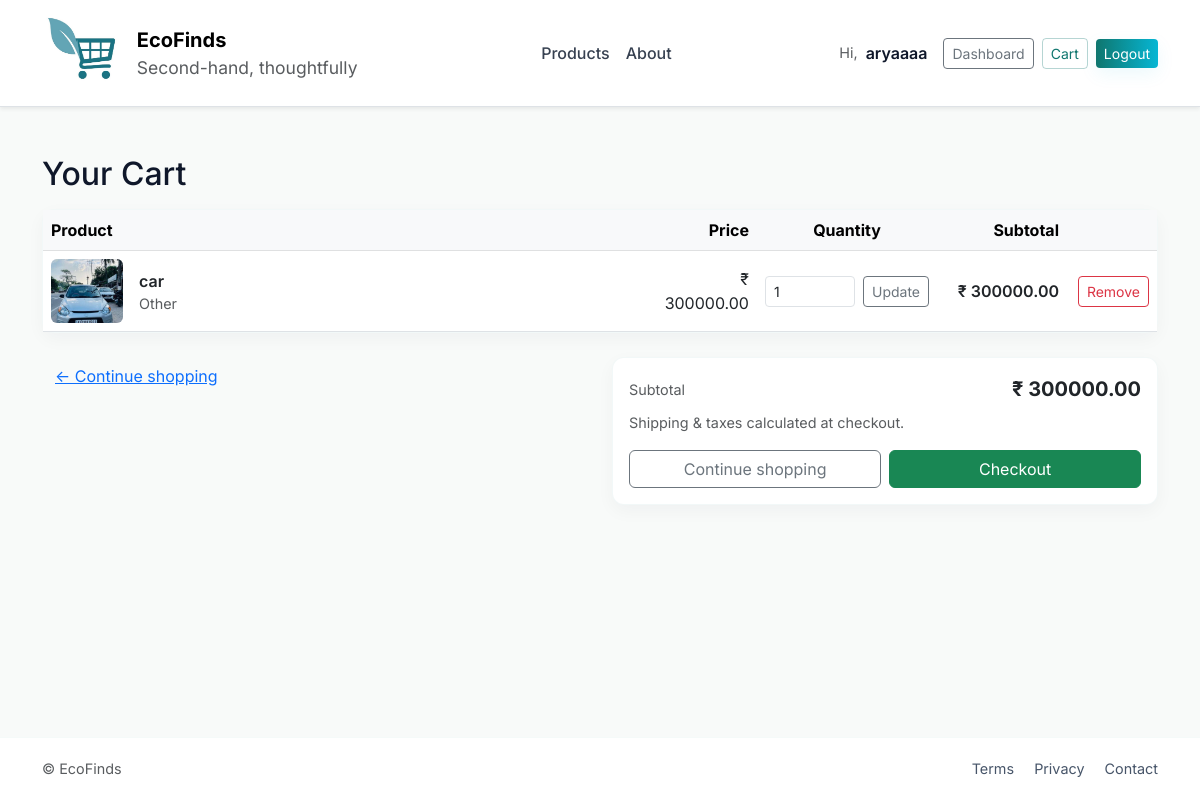
The app's page /cart/ (signed in) with its own data.
### market/models.py (models this page shows, shortened)
class UserAccount(models.Model):
    username = models.CharField(max_length=150, unique=True)
    email = models.EmailField(unique=True)
    password = models.CharField(max_length=255)  # store hashed password ideally
    created_at = models.DateTimeField(auto_now_add=True)
    avatar = models.ImageField(upload_to='avatars/', null=True, blank=True)

class Product(models.Model):
    owner = models.ForeignKey("market.UserAccount", on_delete=models.CASCADE, related_name="products")
    title = models.CharField(max_length=250, db_index=True)
    slug = models.SlugField(max_length=280, unique=True, blank=True)
    description = models.TextField(blank=True)
    category = models.CharField(max_length=50, choices=CATEGORIES, default="other")
    price = models.DecimalField(max_digits=10, decimal_places=2)
    quantity = models.PositiveIntegerField(default=1)
    condition = models.CharField(max_length=30, choices=CONDITIONS, default="used_good")
    year_of_manufacture = models.PositiveIntegerField(null=True, blank=True)
    brand = models.CharField(max_length=150, blank=True)
    model = models.CharField(max_length=150, blank=True)
    length_cm = models.DecimalField(max_digits=7, decimal_places=2, null=True, blank=True)
    width_cm  = models.DecimalField(max_digits=7, decimal_places=2, null=True, blank=True)
    height_cm = models.DecimalField(max_digits=7, decimal_places=2, null=True, blank=True)
    weight_kg = models.DecimalField(max_digits=7, decimal_places=3, null=True, blank=True)
    material = models.CharField(max_length=100, blank=True)
    color = models.CharField(max_length=80, blank=True)
    original_packaging = models.BooleanField(default=False)
    manual_included = models.BooleanField(default=False)
    working_condition_description = models.TextField(blank=True)
    is_available = models.BooleanField(default=True)
    created_at = models.DateTimeField(auto_now_add=True)
    updated_at = models.DateTimeField(auto_now=True)
    class Meta:
        ordering = ["-created_at"]
    @property
    def primary_image_url(self):
        first = self.images.first()
        if first and first.image:
            return first.image.url
        return "/static/img/placeholder.png"

class ProductImage(models.Model):
    product = models.ForeignKey(Product, on_delete=models.CASCADE, related_name="images")
    image = models.ImageField(upload_to="products/%Y/%m/%d/")
    alt = models.CharField(max_length=255, blank=True)
    created_at = models.DateTimeField(auto_now_add=True)
    class Meta:
        ordering = ["created_at"]

### market/utils.py (the view)
    def wrapper(request, *args, **kwargs):
        if "user_id" not in request.session:
            return redirect("market:login")
        return view_func(request, *args, **kwargs)

### market/models.py (called while the page is built)
    @property
    def subtotal(self):
        try:
            return self.product.price * self.qty
        except Exception:
            return 0

### market/utils.py (called while the page is built)
def login_required_custom(view_func):
    def wrapper(request, *args, **kwargs):
        if "user_id" not in request.session:
            return redirect("market:login")
        return view_func(request, *args, **kwargs)
    return wrapper

### market/views.py (called while the page is built)
def _get_logged_user(request):
    user_id = request.session.get("user_id")
    if not user_id:
        return None
    try:
        return UserAccount.objects.get(id=user_id)
    except UserAccount.DoesNotExist:
        return None

@login_required_custom
def cart_view(request):
    user = _get_logged_user(request)
    if not user:
        return redirect("market:login")
    items = CartItem.objects.filter(user=user).select_related("product")
    cart_items = []
    total = 0
    for it in items:
        subtotal = it.subtotal
        cart_items.append({
            "id": it.id,
            "product": it.product,
            "qty": it.qty,
            "subtotal": subtotal,
        })
        total += subtotal
    context = {
        "cart_items": cart_items,
        "cart_total": total,
    }
    return render(request, "market/cart.html", context)

### templates/market/cart.html (shortened to what this page needs)
{% extends "base.html" %}
{% block content %}
<div class="row">
  <div class="col-12">
    <h2 class="mb-3">Your Cart</h2>
  </div>
</div>
{% if cart_items %}
  <div class="card mb-4">
    <div class="table-responsive">
      <table class="table align-middle mb-0">
        <thead class="table-light">
          <tr>
            <th>Product</th>
            <th class="text-end" style="width:110px;">Price</th>
            <th class="text-center" style="width:140px;">Quantity</th>
            <th class="text-end" style="width:130px;">Subtotal</th>
            <th style="width:90px;"></th>
          </tr>
        </thead>
        <tbody>
          {% for item in cart_items %}
          <tr>
            <td>
              <div class="d-flex align-items-center">
                <a href="{% url 'market:product_detail' slug=item.product.slug %}" class="d-flex align-items-center text-decoration-none">
                  <img src="{{ item.product.primary_image_url }}" alt="{{ item.product.title }}" class="rounded me-3" style="width:72px; height:64px; object-fit:cover;">
                  <div class="text-body">
                    <div class="fw-semibold">{{ item.product.title|truncatechars:70 }}</div>
                    <div class="small text-muted">{{ item.product.get_category_display }}</div>
                  </div>
                </a>
              </div>
            </td>
            <td class="text-end">₹ {{ item.product.price }}</td>
            <td class="text-center">
              <form method="post" action="{% url 'market:update_cart' %}" class="d-flex justify-content-center align-items-center">
                <input type="number" name="qty" value="{{ item.qty }}" min="1" max="{{ item.product.quantity }}" class="form-control form-control-sm me-2" style="width:90px;">
                <button type="submit" class="btn btn-outline-secondary btn-sm">Update</button>
              </form>
            </td>
            <td class="text-end fw-semibold">₹ {{ item.subtotal }}</td>
            <td class="text-end">
              <form method="post" action="{% url 'market:remove_from_cart' %}">
                <button type="submit" class="btn btn-outline-danger btn-sm">Remove</button>
              </form>
            </td>
          </tr>
          {% endfor %}
        </tbody>
      </table>
    </div>
  </div>
  <div class="row">
    <div class="col-md-6 mb-3">
      <a href="{% url 'market:product_list' %}" class="btn btn-link">← Continue shopping</a>
    </div>
    <div class="col-md-6">
      <div class="card p-3">
        <div class="d-flex justify-content-between align-items-center mb-2">
          <div class="small text-muted">Subtotal</div>
          <div class="fs-5 fw-bold">₹ {{ cart_total }}</div>
        </div>
        <div class="small text-muted mb-3">Shipping & taxes calculated at checkout.</div>
        <div class="d-flex gap-2">
          <a href="{% url 'market:product_list' %}" class="btn btn-outline-secondary w-50">Continue shopping</a>
          <form method="post" action="{% url 'market:checkout' %}" class="w-50">
            <button type="submit" class="btn btn-success w-100">Checkout</button>
          </form>
        </div>
      </div>
    </div>
  </div>
{% endif %}
{% endblock %}

### templates/base.html (shortened to what this page needs)
{% load static %}
<!doctype html>
<html lang="en">
<head>
  <link href="https://cdn.jsdelivr.net/npm/bootstrap@5.3.0/dist/css/bootstrap.min.css" rel="stylesheet">
</head>
<body class="bg-soft">
  <nav class="navbar navbar-expand-lg navbar-light bg-white shadow-sm border-bottom">
    <div class="container">
      <a class="navbar-brand d-flex align-items-center gap-2" href="{% url 'market:product_list' %}">
  <img src="{% static 'assets/images/logo/logo3.jpg' %}"
       alt="EcoFinds Logo"
       style="height:80px; width:auto;">
  <div class="d-flex flex-column">
    <span class="fw-bold">EcoFinds</span>
    <small class="text-muted">Second-hand, thoughtfully</small>
  </div>
</a>
      <div class="collapse navbar-collapse" id="mainNav">
        <ul class="navbar-nav mx-auto mb-2 mb-lg-0">
          <li class="nav-item"><a class="nav-link" href="{% url 'market:product_list' %}">Products</a></li>
          <li class="nav-item"><a class="nav-link" href="{% url 'market:about' %}">About</a></li>
        </ul>
        <div class="d-flex align-items-center">
          {% if request.session.user_id %}
            <div class="me-3 d-flex align-items-center">
              <span class="small text-muted me-2">Hi,</span>
              <span class="fw-semibold">{{ request.session.username }}</span>
            </div>
            <a class="btn btn-outline-secondary btn-sm me-2" href="{% url 'market:user_dashboard' %}">Dashboard</a>
            <a class="btn btn-outline-primary btn-sm me-2" href="{% url 'market:cart' %}">Cart</a>
            <a class="btn btn-primary btn-sm" href="{% url 'market:logout' %}">Logout</a>
          {% else %}
            <a class="btn btn-outline-primary btn-sm me-2" href="{% url 'market:login' %}">Login</a>
            <a class="btn btn-primary btn-sm" href="{% url 'market:register' %}">Register</a>
          {% endif %}
        </div>
      </div>
    </div>
  </nav>
  <main class="container py-5">
    {% block content %}{% endblock %}
  </main>
  <footer class="site-footer">
    <div class="container footer-inner">
      <div class="small text-muted">© {{ now.year }} EcoFinds</div>
      <div class="small footer-links">
        <a href="" class="me-3">Terms</a>
        <a href="" class="me-3">Privacy</a>
        <a href="">Contact</a>
      </div>
    </div>
  </footer>
</body>
</html>

### templates/base.html (style rules this page uses)
:root { --primary: #0f766e; --accent: #06b6d4; --bg-soft: #f8faf9; --muted: #6b7280; --card: #ffffff; }
html, body { height: 100%; }
body { display: flex; flex-direction: column; min-height: 100vh; font-family: "Inter", system-ui, -apple-system, "Segoe UI", Roboto, Arial; background: var(--bg-soft); color: #0f172a; -webkit-font-smoothing:antialiased; }
main.container { flex: 1 0 auto; padding-top: 32px; padding-bottom: 32px; }
.bg-soft { background: var(--bg-soft) !important; }
.navbar .nav-link { color: #374151; font-weight:500; }
.navbar .btn-primary { background: linear-gradient(90deg, var(--primary), var(--accent)); border: none; box-shadow: 0 6px 18px rgba(6,182,212,0.08); }
.navbar .btn-outline-primary { border-color: rgba(15,118,110,0.3); color: var(--primary); }
.card { border: 1px solid rgba(15,118,110,0.05); border-radius: 12px; background: var(--card); box-shadow: 0 6px 18px rgba(13, 38, 59, 0.04); }
.small { font-size: .9rem; color: var(--muted); }
.site-footer { background: #fff; border-top: 1px solid rgba(15,118,110,0.04); padding: 20px 0; font-size: 0.95rem; color: var(--muted); }
.site-footer .footer-inner { display: flex; justify-content: space-between; gap: 1rem; align-items: center; flex-wrap: wrap; }
.site-footer a { color: #475569; text-decoration: none; }

### records on screen
UserAccount: session.username "aryaaaa"
Product: product.primary_image_url (picture), product "car", product.category "Other", product.price "300000.00", qty "1", subtotal "300000.00"

### other values on screen
{{ cart_total }} "300000.00"
